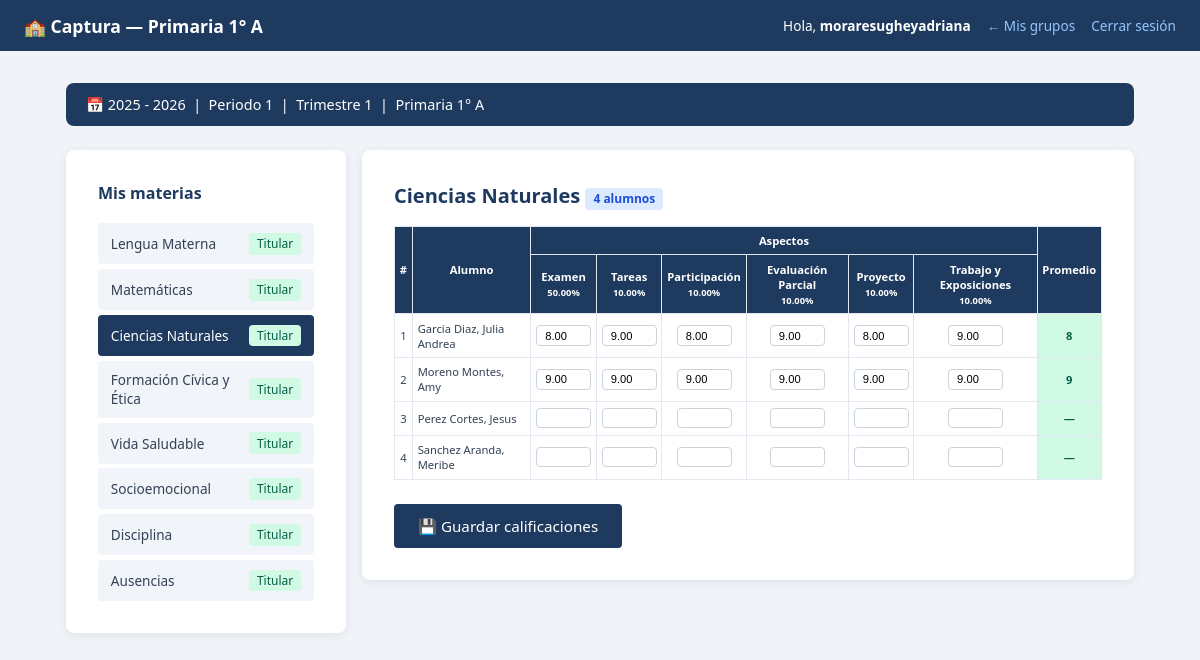
Page /maestro/captura.php?seccion=primaria&grado=1&grupo=A&asignacion_id=36 (signed in) on the committed database.
### tables this page shows
CREATE TABLE `ciclos_escolares` (
  `id` int(10) unsigned NOT NULL AUTO_INCREMENT,
  `nombre` varchar(30) NOT NULL,
  `fecha_inicio` date NOT NULL,
  `fecha_fin` date NOT NULL,
  `activo` tinyint(1) NOT NULL DEFAULT 0,
  `creado_en` timestamp NOT NULL DEFAULT current_timestamp(),
  PRIMARY KEY (`id`),
  UNIQUE KEY `nombre` (`nombre`)
);

CREATE TABLE `periodos_apertura` (
  `id` int(10) unsigned NOT NULL AUTO_INCREMENT,
  `ciclo_id` int(10) unsigned NOT NULL,
  `periodo` tinyint(3) unsigned NOT NULL COMMENT '1 al 6',
  `abierto` tinyint(1) NOT NULL DEFAULT 0,
  `abierto_en` datetime DEFAULT NULL,
  `cerrado_en` datetime DEFAULT NULL,
  PRIMARY KEY (`id`),
  UNIQUE KEY `uk_ciclo_periodo` (`ciclo_id`,`periodo`),
  CONSTRAINT `fk_periodo_ciclo` FOREIGN KEY (`ciclo_id`) REFERENCES `ciclos_escolares` (`id`)
);

CREATE TABLE `asignaciones` (
  `id` int(10) unsigned NOT NULL AUTO_INCREMENT,
  `ciclo_id` int(10) unsigned NOT NULL,
  `materia_id` int(10) unsigned NOT NULL,
  `campo_formativo_id` int(10) unsigned DEFAULT NULL COMMENT 'NULL para Higiene',
  `seccion` enum('maternal','preescolar','primaria','secundaria') NOT NULL,
  `grado` tinyint(3) unsigned NOT NULL,
  `grupo` varchar(10) NOT NULL DEFAULT 'A',
  `orden` tinyint(3) unsigned NOT NULL DEFAULT 0 COMMENT 'Orden en la boleta',
  `activo` tinyint(1) NOT NULL DEFAULT 1,
  `creado_en` datetime NOT NULL DEFAULT current_timestamp(),
  `created_at` timestamp NOT NULL DEFAULT current_timestamp(),
  PRIMARY KEY (`id`),
  UNIQUE KEY `uk_asignacion` (`ciclo_id`,`materia_id`,`seccion`,`grado`,`grupo`),
  KEY `fk_asig_materia` (`materia_id`),
  KEY `fk_asig_campo` (`campo_formativo_id`),
  CONSTRAINT `fk_asig_campo` FOREIGN KEY (`campo_formativo_id`) REFERENCES `campos_formativos` (`id`),
  CONSTRAINT `fk_asig_ciclo` FOREIGN KEY (`ciclo_id`) REFERENCES `ciclos_escolares` (`id`),
  CONSTRAINT `fk_asig_materia` FOREIGN KEY (`materia_id`) REFERENCES `materias` (`id`)
);

CREATE TABLE `materias` (
  `id` int(10) unsigned NOT NULL AUTO_INCREMENT,
  `nombre` varchar(80) NOT NULL,
  `campo_formativo_id` int(10) unsigned DEFAULT NULL,
  `es_ingles` tinyint(1) NOT NULL DEFAULT 0,
  `es_artes` tinyint(1) NOT NULL DEFAULT 0,
  `es_higiene` tinyint(1) NOT NULL DEFAULT 0,
  `es_disciplina` tinyint(1) NOT NULL DEFAULT 0,
  `es_ausencias` tinyint(1) NOT NULL DEFAULT 0,
  `grupo_visual` varchar(30) DEFAULT NULL COMMENT 'base|ciencias|ingles|artes|cocurriculares|higiene|disciplina|ausencias',
  `activo` tinyint(1) NOT NULL DEFAULT 1,
  `creado_en` datetime NOT NULL DEFAULT current_timestamp(),
  PRIMARY KEY (`id`),
  KEY `fk_materia_campo` (`campo_formativo_id`),
  CONSTRAINT `fk_materia_campo` FOREIGN KEY (`campo_formativo_id`) REFERENCES `campos_formativos` (`id`)
);

CREATE TABLE `asignacion_aspectos` (
  `id` int(10) unsigned NOT NULL AUTO_INCREMENT,
  `asignacion_id` int(10) unsigned NOT NULL,
  `nombre` varchar(50) NOT NULL,
  `porcentaje` decimal(5,2) NOT NULL DEFAULT 0.00,
  `orden` tinyint(3) unsigned NOT NULL DEFAULT 0,
  `activo` tinyint(1) NOT NULL DEFAULT 1,
  PRIMARY KEY (`id`),
  UNIQUE KEY `uk_aspecto` (`asignacion_id`,`nombre`),
  CONSTRAINT `asignacion_aspectos_ibfk_1` FOREIGN KEY (`asignacion_id`) REFERENCES `asignaciones` (`id`) ON DELETE CASCADE
);

CREATE TABLE `alumnos` (
  `id` int(10) unsigned NOT NULL AUTO_INCREMENT,
  `user_id` int(10) unsigned NOT NULL,
  `matricula` varchar(25) DEFAULT NULL,
  `nombre` varchar(100) NOT NULL,
  `apellido_paterno` varchar(60) NOT NULL,
  `apellido_materno` varchar(60) DEFAULT NULL,
  `curp` char(18) DEFAULT NULL,
  `fecha_nacimiento` date NOT NULL,
  `fecha_ingreso` date NOT NULL,
  `genero` enum('masculino','femenino','otro') NOT NULL,
  `rol` enum('estudiante') NOT NULL DEFAULT 'estudiante',
  `grado` tinyint(3) unsigned NOT NULL COMMENT '1-6',
  `grupo` enum('A','B','C','D') NOT NULL,
  `seccion` enum('maternal','preescolar','primaria','secundaria') NOT NULL,
  `activo` tinyint(1) NOT NULL DEFAULT 1,
  `creado_en` datetime NOT NULL DEFAULT current_timestamp(),
  `estatus` enum('nuevo_ingreso','reinscripcion','regular','baja') NOT NULL DEFAULT 'regular' COMMENT 'Estatus del alumno',
  `beca_interna` decimal(10,2) NOT NULL DEFAULT 0.00 COMMENT 'Monto de beca interna',
  `beca_externa` decimal(10,2) NOT NULL DEFAULT 0.00 COMMENT 'Monto de beca externa',
  PRIMARY KEY (`id`),
  UNIQUE KEY `user_id` (`user_id`),
  UNIQUE KEY `curp` (`curp`),
  UNIQUE KEY `matricula` (`matricula`),
  KEY `idx_estatus` (`estatus`),
  KEY `idx_beca_interna` (`beca_interna`),
  KEY `idx_beca_externa` (`beca_externa`),
  KEY `idx_fecha_ingreso` (`fecha_ingreso`),
  KEY `idx_apellidos_nombre` (`apellido_paterno`,`apellido_materno`,`nombre`),
  CONSTRAINT `alumnos_ibfk_1` FOREIGN KEY (`user_id`) REFERENCES `users` (`id`) ON DELETE CASCADE
);

CREATE TABLE `calificaciones` (
  `id` int(10) unsigned NOT NULL AUTO_INCREMENT,
  `alumno_id` int(10) unsigned NOT NULL,
  `asignacion_id` int(10) unsigned NOT NULL,
  `aspecto_id` int(10) unsigned NOT NULL,
  `periodo` tinyint(3) unsigned NOT NULL,
  `calificacion` decimal(5,2) DEFAULT NULL,
  `capturado_por` int(10) unsigned NOT NULL,
  `capturado_en` datetime NOT NULL DEFAULT current_timestamp(),
  `actualizado_en` datetime NOT NULL DEFAULT current_timestamp() ON UPDATE current_timestamp(),
  PRIMARY KEY (`id`),
  UNIQUE KEY `uk_calificacion` (`alumno_id`,`asignacion_id`,`aspecto_id`,`periodo`),
  KEY `asignacion_id` (`asignacion_id`),
  KEY `aspecto_id` (`aspecto_id`),
  KEY `capturado_por` (`capturado_por`),
  CONSTRAINT `calificaciones_ibfk_1` FOREIGN KEY (`alumno_id`) REFERENCES `alumnos` (`id`) ON DELETE CASCADE,
  CONSTRAINT `calificaciones_ibfk_2` FOREIGN KEY (`asignacion_id`) REFERENCES `asignaciones` (`id`) ON DELETE CASCADE,
  CONSTRAINT `calificaciones_ibfk_3` FOREIGN KEY (`aspecto_id`) REFERENCES `asignacion_aspectos` (`id`) ON DELETE CASCADE,
  CONSTRAINT `calificaciones_ibfk_4` FOREIGN KEY (`capturado_por`) REFERENCES `profesores` (`id`)
);

### models/CicloModel.php (called while the page is built, shortened)
<?php
class CicloModel {
    private mysqli $db;
    public function __construct(mysqli $db) {
        $this->db = $db;
    }
    public function obtenerActivo(): ?array {
        $res = $this->db->query(
            "SELECT id, nombre, fecha_inicio, fecha_fin
             FROM ciclos_escolares WHERE activo = 1 LIMIT 1"
        );
        return ($res && $res->num_rows > 0) ? $res->fetch_assoc() : null;
    }
}

### models/CalificacionModel.php (called while the page is built, shortened)
<?php
class CalificacionModel {
    private mysqli $db;
    public function __construct(mysqli $db) {
        $this->db = $db;
    }
    public function obtenerGruposDeProfesor(int $profesorId, int $cicloId): array {
        $stmt = $this->db->prepare("
            SELECT DISTINCT a.seccion, a.grado, a.grupo
            FROM asignaciones a
            JOIN asignacion_maestros am ON am.asignacion_id = a.id
            WHERE am.profesor_id = ? AND a.ciclo_id = ? AND a.activo = 1 AND am.activo = 1
            ORDER BY a.seccion, a.grado, a.grupo
        ");
        $stmt->bind_param('ii', $profesorId, $cicloId);
        $stmt->execute();
        return $stmt->get_result()->fetch_all(MYSQLI_ASSOC);
    }
    public function obtenerMateriasDeProfesor(int $profesorId, int $cicloId, string $seccion, int $grado, string $grupo): array {
        $stmt = $this->db->prepare("
            SELECT a.id AS asignacion_id,
                   m.nombre AS materia_nombre,
                   m.es_ingles,
                   m.es_artes,
                   m.es_higiene,
                   m.es_ausencias,
                   am.es_titular
            FROM asignaciones a
            JOIN materias m ON m.id = a.materia_id
            JOIN asignacion_maestros am ON am.asignacion_id = a.id
            WHERE am.profesor_id = ?
              AND a.ciclo_id = ?
              AND a.seccion = ?
              AND a.grado = ?
              AND a.grupo = ?
              AND a.activo = 1
              AND am.activo = 1
            ORDER BY a.orden ASC
        ");
        $stmt->bind_param('iisis', $profesorId, $cicloId, $seccion, $grado, $grupo);
        $stmt->execute();
        return $stmt->get_result()->fetch_all(MYSQLI_ASSOC);
    }
    public function obtenerAspectosPorAsignacion(int $asignacionId): array {
        $stmt = $this->db->prepare("
            SELECT id, nombre, porcentaje, orden
            FROM asignacion_aspectos
            WHERE asignacion_id = ? AND activo = 1
            ORDER BY orden ASC
        ");
        $stmt->bind_param('i', $asignacionId);
        $stmt->execute();
        return $stmt->get_result()->fetch_all(MYSQLI_ASSOC);
    }
    public function obtenerAlumnosConCalificacionesPorAspecto(int $asignacionId, string $seccion, int $grado, string $grupo, int $periodo): array {
        $aspectos = $this->obtenerAspectosPorAsignacion($asignacionId);
        $stmtAl = $this->db->prepare("
            SELECT al.id AS alumno_id,
                   al.nombre, al.apellido_paterno, al.apellido_materno, al.matricula
            FROM alumnos al
            WHERE al.seccion = ? AND al.grado = ? AND al.grupo = ? AND al.activo = 1
            ORDER BY al.apellido_paterno, al.apellido_materno, al.nombre
        ");
        $stmtAl->bind_param('sis', $seccion, $grado, $grupo);
        $stmtAl->execute();
        $alumnos = $stmtAl->get_result()->fetch_all(MYSQLI_ASSOC);
        return ['aspectos' => $aspectos, 'alumnos' => $alumnos];
    }
}

### models/ProfesorModel.php (called while the page is built, shortened)
<?php
class ProfesorModel {
    private mysqli $db;
    public function __construct(mysqli $db, UserModel $userModel) {
        $this->db        = $db;
    }
    public function obtenerPorUserId(int $userId): ?array {
        $stmt = $this->db->prepare(
            "SELECT * FROM profesores WHERE user_id = ? LIMIT 1"
        );
        $stmt->bind_param('i', $userId);
        $stmt->execute();
        $res = $stmt->get_result();
        return $res->num_rows > 0 ? $res->fetch_assoc() : null;
    }
}

### models/PeriodoAperturaModel.php (called while the page is built, shortened)
<?php
class PeriodoAperturaModel {
    private mysqli $db;
    public function __construct(mysqli $db) {
        $this->db = $db;
    }
    public function obtenerAbierto(int $cicloId): ?array {
        $stmt = $this->db->prepare("
            SELECT id, periodo FROM periodos_apertura
            WHERE ciclo_id = ? AND abierto = 1 LIMIT 1
        ");
        $stmt->bind_param('i', $cicloId);
        $stmt->execute();
        $res = $stmt->get_result();
        return $res->num_rows > 0 ? $res->fetch_assoc() : null;
    }
}

### maestro/captura.php (the view, shortened to what this page needs)
<?php
require_once __DIR__ . '/../models/ProfesorModel.php';
require_once __DIR__ . '/../models/CicloModel.php';
require_once __DIR__ . '/../models/PeriodoAperturaModel.php';
require_once __DIR__ . '/../models/CalificacionModel.php';
$db            = getConexion();
$profModelo    = new ProfesorModel($db, new UserModel($db));
$cicloModelo   = new CicloModel($db);
$periodoModelo = new PeriodoAperturaModel($db);
$calModelo     = new CalificacionModel($db);
$profesor = $profModelo->obtenerPorUserId((int)$_SESSION['user_id']);
$cicloActivo    = $cicloModelo->obtenerActivo();
$periodoAbierto = $cicloActivo ? $periodoModelo->obtenerAbierto((int)$cicloActivo['id']) : null;
$seccion = trim($_GET['seccion'] ?? '');
$grado   = (int)($_GET['grado']  ?? 0);
$grupo   = trim($_GET['grupo']   ?? '');
$periodo = (int)$periodoAbierto['periodo'];
$grupos      = $calModelo->obtenerGruposDeProfesor((int)$profesor['id'], (int)$cicloActivo['id']);
$materias = $calModelo->obtenerMateriasDeProfesor(
    (int)$profesor['id'], (int)$cicloActivo['id'], $seccion, $grado, $grupo
);
$materiaActual = null;
$asignacionId  = (int)($_GET['asignacion_id'] ?? $_POST['asignacion_id'] ?? 0);
if ($asignacionId > 0) {
    foreach ($materias as $m) {
        if ((int)$m['asignacion_id'] === $asignacionId) {
            $materiaActual = $m;
            break;
        }
    }
}
$alumnos     = [];
$aspectos    = [];
$esAusencias = false;
if ($materiaActual) {
    if (!empty($materiaActual['es_ausencias'])) {
        $alumnos     = $calModelo->obtenerAusencias(
            (int)$cicloActivo['id'], $periodo, $seccion, $grado, $grupo
        );
        $esAusencias = true;
    } else {
        $data     = $calModelo->obtenerAlumnosConCalificacionesPorAspecto(
            $asignacionId, $seccion, $grado, $grupo, $periodo
        );
        $aspectos = $data['aspectos'];
        $alumnos  = $data['alumnos'];
    }
}
include __DIR__ . '/../includes/header.php';
?>
<main class="container">
  <div class="ciclo-banner">
    <span class="ciclo-banner__label">
      📅 <?= htmlspecialchars($cicloActivo['nombre']) ?>
      &nbsp;|&nbsp; Periodo <?= $periodo ?>
      &nbsp;|&nbsp; Trimestre <?= (int)ceil($periodo / 2) ?>
      &nbsp;|&nbsp; <?= ucfirst($seccion) ?> <?= $grado ?>° <?= $grupo ?>
    </span>
  </div>
  <div class="captura-layout">
    <aside class="materias-sidebar">
      <div class="card">
        <h3 class="section-title" style="font-size:1rem;">Mis materias</h3>
        <nav class="materias-nav">
          <?php foreach ($materias as $m): ?>
            <a href="captura.php?seccion=<?= $seccion ?>&grado=<?= $grado ?>&grupo=<?= $grupo ?>&asignacion_id=<?= $m['asignacion_id'] ?>"
               class="materia-nav-link <?= ((int)$m['asignacion_id'] === $asignacionId) ? 'active' : '' ?>">
              <?= htmlspecialchars($m['materia_nombre']) ?>
              <?php if (!empty($m['es_titular'])): ?>
                <span class="badge badge--active">Titular</span>
              <?php endif; ?>
            </a>
          <?php endforeach; ?>
        </nav>
      </div>
    </aside>
    <section class="captura-main">
      <?php if (!$materiaActual): ?>
        <div class="card">
          <p class="empty-state">Selecciona una materia del menú para capturar calificaciones.</p>
        </div>
      <?php elseif (empty($alumnos)): ?>
        <div class="card">
          <p class="empty-state">No hay alumnos registrados en este grupo.</p>
        </div>
      <?php else: ?>
        <div class="card">
          <h2 class="section-title" style="margin:0 0 1rem;">
            <?= htmlspecialchars($materiaActual['materia_nombre']) ?>
            <span class="badge"><?= count($alumnos) ?> alumnos</span>
          </h2>
          <form method="POST">
            <div class="table-responsive">
              <table class="table-aspectos">
                <thead>
                  <tr>
                    <th rowspan="2">#</th>
                    <th rowspan="2">Alumno</th>
                    <th colspan="<?= count($aspectos) ?>">Aspectos</th>
                    <th rowspan="2">Promedio</th>
                  </tr>
                  <tr>
                    <?php foreach ($aspectos as $asp): ?>
                      <th>
                        <?= htmlspecialchars($asp['nombre']) ?>
                        <?php if (isset($asp['porcentaje'])): ?>
                          <br><small><?= $asp['porcentaje'] ?>%</small>
                        <?php endif; ?>
                      </th>
                    <?php endforeach; ?>
                  </tr>
                </thead>
                <tbody>
                  <?php $counter = 1; foreach ($alumnos as $al): ?>
                  <tr>
                    <td><?= $counter++ ?></td>
                    <td class="alumno-nombre"><?= htmlspecialchars($al['apellido_paterno'] . ' ' . ($al['apellido_materno'] ?? '') . ', ' . $al['nombre']) ?></td>
                    <?php foreach ($aspectos as $asp): ?>
                    <td>
                      <input type="number"
                             name="cal_aspectos[<?= $al['alumno_id'] ?>][<?= $asp['id'] ?>]"
                             value="<?= $al['aspectos'][$asp['id']] ?? '' ?>"
                             min="0" max="10" step="0.1"
                             class="cal-input">
                    </td>
                    <?php endforeach; ?>
                    <td class="promedio-cell"><strong><?= $al['promedio'] ?? '—' ?></strong></td>
                  </tr>
                  <?php endforeach; ?>
                </tbody>
              </table>
            </div>
            <div style="margin-top:1rem;">
              <button type="submit" class="btn">💾 Guardar calificaciones</button>
            </div>
          </form>
        </div>
      <?php endif; ?>
    </section>
  </div>
</main>
<?php include __DIR__ . '/../includes/footer.php'; ?>

### rows in the picture
ciclos_escolares: nombre "2025 - 2026"
periodos_apertura: periodo "1"
asignaciones: materia.nombre "Lengua Materna"
asignaciones: materia.nombre "Matemáticas"
asignaciones: materia.nombre "Ciencias Naturales"
asignaciones: materia.nombre "Formación Cívica y Ética"
asignaciones: materia.nombre "Vida Saludable"
asignaciones: materia.nombre "Socioemocional"
asignaciones: materia.nombre "Disciplina"
asignaciones: materia.nombre "Ausencias"
materias: nombre "Ciencias Naturales"
asignacion_aspectos: nombre "Examen", porcentaje "50.00", id "8.00", id.calificacion "9.00"
asignacion_aspectos: nombre "Tareas", porcentaje "10.00", id "9.00", id.calificacion "9.00"
asignacion_aspectos: nombre "Participación", porcentaje "10.00", id "8.00", id.calificacion "9.00"
asignacion_aspectos: nombre "Evaluación Parcial", porcentaje "10.00", id "9.00", id.calificacion "9.00"
asignacion_aspectos: nombre "Proyecto", porcentaje "10.00", id "8.00", id.calificacion "9.00"
asignacion_aspectos: nombre "Trabajo y Exposiciones", porcentaje "10.00", id "9.00", id.calificacion "9.00"
alumnos: apellido_paterno+apellido_materno+nombre "Garcia Diaz, Julia Andrea", id "8"
alumnos: apellido_paterno+apellido_materno+nombre "Moreno Montes, Amy", promedio "9"
alumnos: apellido_paterno+apellido_materno+nombre "Perez Cortes, Jesus", promedio "—"
alumnos: apellido_paterno+apellido_materno+nombre "Sanchez Aranda, Meribe", promedio "—"

### other values in the picture
$pageTitle "Captura — Primaria 1° A"
$_SESSION['username'] "moraresugheyadriana"
$backLabel "← Mis grupos"
$periodo "1"
ceil($periodo / 2) "1"
$seccion "Primaria"
$grupo "A"
count($alumnos) "4"
